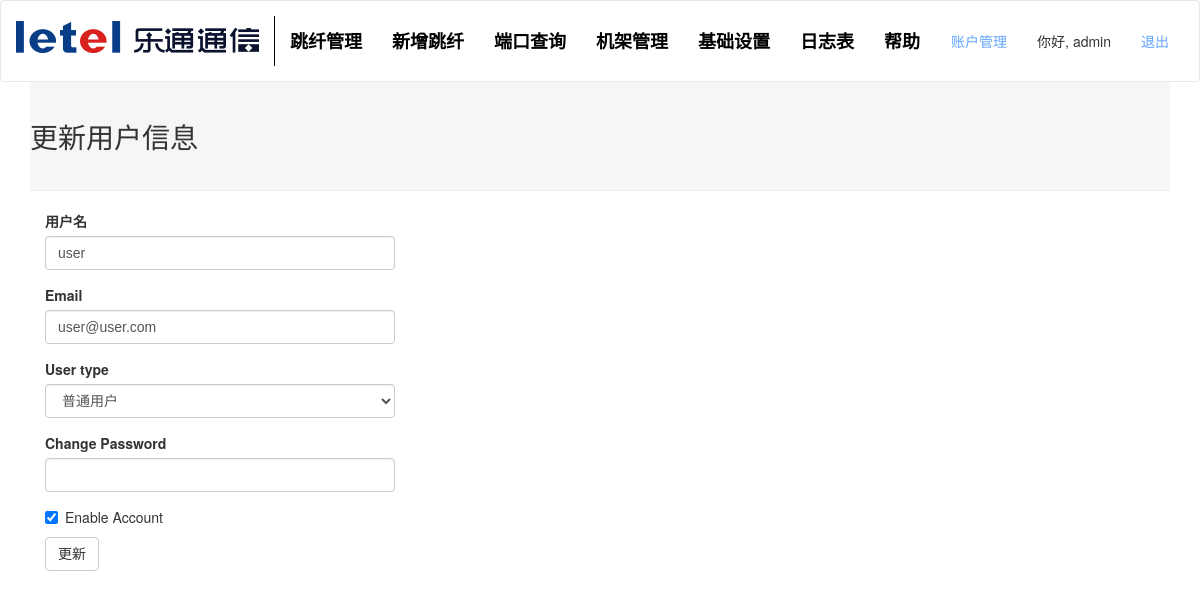
The app's page /auth/account/edit/2 (signed in) with its own data.
### app/models.py (models this page shows, shortened)
class User(UserMixin, db.Model):
    __tablename__ = 'User'
    id = db.Column(db.Integer, primary_key=True)
    email = db.Column(db.String(64))
    username = db.Column(db.String(64), unique=True, index=True)
    password_hash = db.Column(db.String(128))
    role_id = db.Column(db.Integer, db.ForeignKey('roles.id')) #外键role_id = roles.id= roles表中的id
    status = db.Column(db.Boolean, default=True)
    login_time = db.Column(db.DateTime)
    logout_time = db.Column(db.DateTime)
    logs = db.relationship('Log', backref='user', lazy='dynamic')
    @property
    def password(self):
        raise AttributeError('password is not a readable attribute')
    def can(self, permissions):
        return self.role is not None and \
            (self.role.permissions & permissions) == permissions
    def is_administrator(self):
        return self.can(Permission.ADMINISTER)

### app/auth/views.py (the view, shortened to what this page needs)
@auth.route('/account/edit/<id>',methods=['GET','POST'])
@login_required
@admin_required
def account_edit(id):
    if current_user.status == False:
        return redirect(url_for('auth.login'))
    result = User.query.filter_by(id=id).first()
    form = EdituserForm()
    form.username.data = result.username
    form.email.data = result.email
    form.type.data = result.role_id
    form.status.data = result.status
    return render_template('auth/account-edit.html',form=form)

### app/auth/forms.py
class EdituserForm(FlaskForm):
    username = StringField('用户名', validators=[DataRequired(), Length(1, 64), Regexp('^[A-Za-z][A-Za-z0-9_.]*$', 0,'用户名只能是字母、数字、.、_')])
    email = StringField('Email', validators=[DataRequired(), Length(1, 64),Email()])
    type = SelectField('User type',coerce=int,default=2)
    password = PasswordField('Change Password')
    status = BooleanField('Enable Account')
    submit = SubmitField('更新')
    def __init__(self, *args, **kwargs):
        super(EdituserForm, self).__init__(*args, **kwargs)
        self.type.choices = [(u.id,u.name) for u in Role.query.all()]

### app/models.py (called while the page is built)
@login_manager.user_loader
def load_user(user_id):
    return User.query.get(int(user_id))

### app/templates/auth/account-edit.html (shortened to what this page needs)
{% extends "base.html" %}
{% import "bootstrap/wtf.html" as wtf %}
{% block page_content %}
<div class="page-header">
    <h1>更新用户信息</h1>
</div>
<div class="col-md-4">
    {{ wtf.quick_form(form) }}
</div>
{% endblock %}

### app/templates/base.html (shortened to what this page needs)
{% extends "bootstrap/base.html" %}
{% block styles %}
    {{ super() }}
    <link href={{ url_for('static', filename = 'vendor/bootstrap/css/bootstrap.min.css') }} rel="stylesheet">
    <link href={{ url_for('static', filename = 'vendor/app/css/normalize.css') }} rel="stylesheet">
    <link href={{ url_for('static', filename = 'vendor/app/css/base.css') }} rel="stylesheet">
    <link href={{ url_for('static', filename = 'vendor/font-awesome/css/font-awesome.min.css') }} rel="stylesheet" type="text/css">
{% endblock %}
{% block body_attribs %}
     onload="draw();"
{% endblock %}
{% block navbar %}
    <div class="navbar navbar-default" role="navigation">
        <div class="container">
            <div class="navbar-header">
                <a class="navbar-brand" href="/"><img src="/static/images/logo.jpg"></a>
            </div>
            <div class="navbar-collapse collapse">
                <ul class="nav navbar-nav">
                    <li><a href="/"><span>跳纤管理</span></a></li>
                    <li><a href="/new-jumping"><span>新增跳纤</span></a></li>
                    <li><a href="/interface"><span>端口查询</span></a></li>
                    <li><a href="/shebei"><span>机架管理</span></a></li>
                    <li><a href="/setting"><span>基础设置</span></a></li>
                    <li><a href="/log"><span>日志表</span></a></li>
                    <li><a href="/help"><span>帮助</span></a></li>
                </ul>
                <ul class="nav navbar-nav navbar-right">
                    {% if current_user.is_administrator() %}
                        <li><a href="{{ url_for('auth.account') }}">账户管理</a></li>
                    {% endif %}
                    {% if current_user.is_authenticated %}
                        <li class="hello-user"><span>你好, {{ current_user.username }}</span></li>
                        <li><a href="{{ url_for('auth.logout') }}">退出</a></li>
                    {% else %}
                        <li><a href="{{ url_for('auth.login') }}">登入</a></li>
                    {% endif %}
                </ul>
            </div>
        </div>
    </div>
{% endblock %}
{% block content %}
<div class="container">
{% block page_content %}{% endblock %}
</div>
{% endblock %}

### records on screen
User: username "admin"
User: username "user", email "user@user.com", status "☑"
